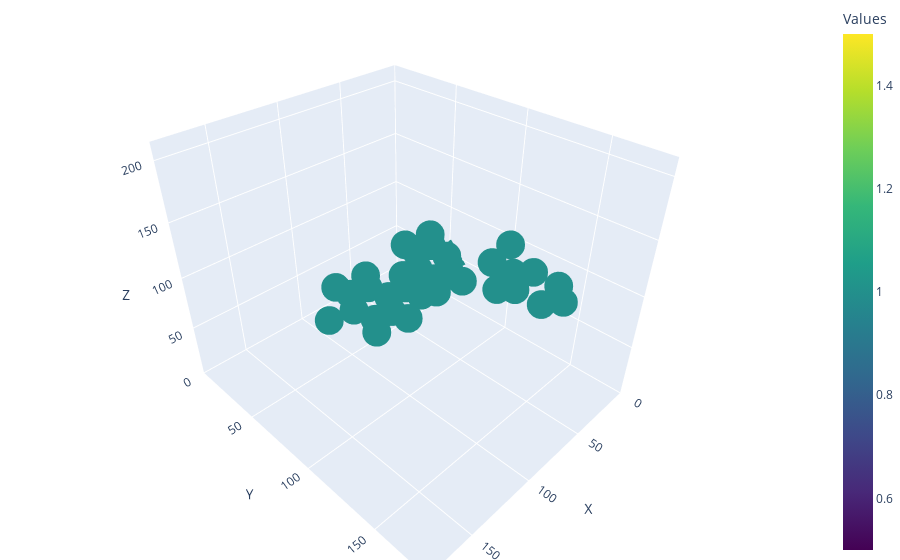

Here is the notebook cell this chart was saved with:
### Code cell
import numpy as np
@jit
def place_grid_into_another(larger_grid, smaller_grid, position=(0, 0, 0)):
    """
    Place a smaller 3D grid into a larger 3D grid at the specified position.

    Parameters:
        larger_grid (numpy.ndarray): The larger 3D grid.
        smaller_grid (numpy.ndarray): The smaller 3D grid to be placed.
        position (tuple): The position (x, y, z) to place the smaller grid within the larger grid.

    Returns:
        numpy.ndarray: The modified larger 3D grid with the smaller grid placed.
    """
    # Ensure input grids are numpy arrays
    larger_grid = np.array(larger_grid)
    smaller_grid = np.array(smaller_grid)

    # Get dimensions of the larger and smaller grids
    larger_shape = larger_grid.shape
    smaller_shape = smaller_grid.shape

    # Get the position where the smaller grid will be placed
    x, y, z = position

    # Check if the placement position is within the bounds of the larger grid
    if x >= 0 and y >= 0 and z >= 0:
        # Check if the smaller grid fits entirely within the larger grid
        if (x + smaller_shape[0] <= larger_shape[0] and
            y + smaller_shape[1] <= larger_shape[1] and
            z + smaller_shape[2] <= larger_shape[2]):

            # Place the smaller grid into the larger grid at the specified position
            larger_grid[x:x+smaller_shape[0], y:y+smaller_shape[1], z:z+smaller_shape[2]] = smaller_grid
        else:
            # Extend the larger grid to accommodate the smaller grid
            new_shape = (
                max(x + smaller_shape[0], larger_shape[0]),
                max(y + smaller_shape[1], larger_shape[1]),
                max(z + smaller_shape[2], larger_shape[2])
            )
            extended_grid = np.zeros(new_shape)
            extended_grid[:larger_shape[0], :larger_shape[1], :larger_shape[2]] = larger_grid
            extended_grid[x:x+smaller_shape[0], y:y+smaller_shape[1], z:z+smaller_shape[2]] = smaller_grid
            larger_grid = extended_grid
    else:
        print("Error: Placement position is out of bounds.")

    return larger_grid






combined = place_grid_into_another(sub_grid[1], rotated_grid, position=(60, 60, 90))

plot_empty_grid(combined)

### Figure 1 — Plotly figure (JSON) as saved in the notebook; plotly's stock layout.template omitted (floating-point values rounded to 4 significant figures)
{"data": [{"marker": {"color": [1, 1, 1, 1, 1, 1, 1, 1, 1, 1, 1, 1, 1, 1, 1, 1, 1, 1, 1, 1, 1, 1, 1, 1, 1, 1, 1, 1, 1, 1, 1, 1, 1, 1], "colorbar": {"title": {"text": "Values"}}, "colorscale": [[0, "#440154"], [0.1111, "#482878"], [0.2222, "#3e4989"], [0.3333, "#31688e"], [0.4444, "#26828e"], [0.5556, "#1f9e89"], [0.6667, "#35b779"], [0.7778, "#6ece58"], [0.8889, "#b5de2b"], [1, "#fde725"]], "size": 10}, "mode": "markers", "type": "scatter3d", "x": [0, 10, 10, 14, 16, 18, 30, 32, 34, 38, 38, 52, 56, 60, 60, 69, 71, 74, 75, 79, 80, 81, 83, 83, 85, 93, 95, 95, 97, 99, 103, 104, 104, 122], "y": [57, 40, 55, 72, 46, 64, 45, 62, 38, 53, 69, 52, 71, 61, 134, 168, 155, 39, 60, 80, 177, 48, 70, 151, 140, 173, 46, 160, 69, 37, 57, 77, 156, 55], "z": [56, 70, 56, 42, 65, 49, 65, 49, 71, 57, 43, 58, 53, 56, 148, 143, 146, 62, 56, 51, 144, 60, 53, 150, 152, 148, 61, 151, 54, 64, 58, 52, 154, 59]}], "layout": {"margin": {"b": 0, "l": 0, "r": 0, "t": 0}, "scene": {"xaxis": {"range": [0, 184], "title": {"text": "X"}}, "yaxis": {"range": [0, 184], "title": {"text": "Y"}}, "zaxis": {"range": [0, 214], "title": {"text": "Z"}}}}}
